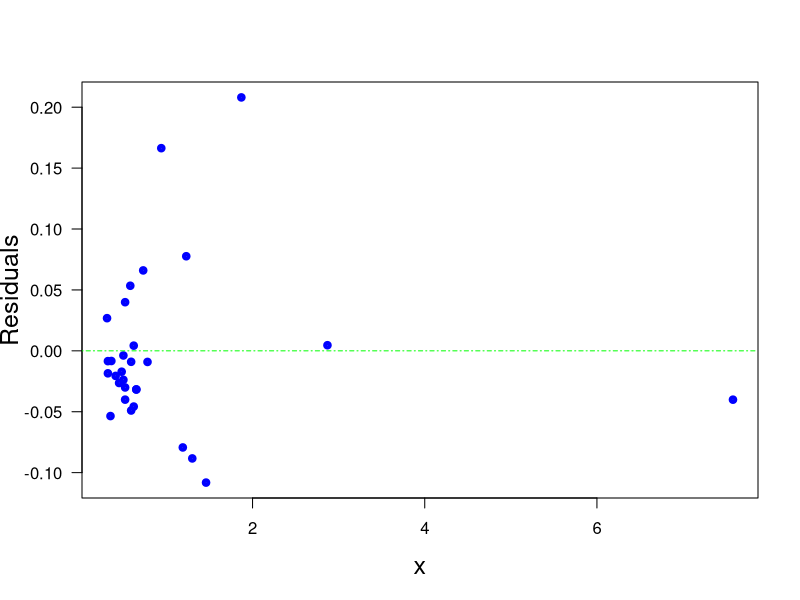

This chart was generated by the following R code:
print('file: MMnonlinearFit2Res.R')
# Michaelis-Menten: non-linear regression 
# ---------------------------------------------------
# data: II
  x = c(0.31, 0.32, 0.32, 0.35, 0.36, 0.41, 0.45, 0.48, 0.50, 0.50, 0.52, 0.52,
        0.52, 0.58, 0.59, 0.59,0.62, 0.62, 0.65, 0.65, 0.73, 0.78, 0.94, 1.19, 
        1.23, 1.30, 1.46, 1.87, 2.87, 7.58)
  y = c(0.57, 0.54, 0.55, 0.55, 0.61, 0.67, 0.72, 0.77, 0.81, 0.79, 0.80, 0.81,
        0.88, 0.97, 0.88, 0.92,0.97, 0.92, 0.97, 0.97, 1.16, 1.14, 1.48, 1.46, 
        1.65, 1.54, 1.64, 2.22, 2.48, 3.34)
n = length(x); print(c(n,'n sample size'))
alpha = 4 # true Vmax
beta  = 2 # true half-saturation constant K
# non-linear regression: you have to choose start values for model parameters
astart = 5; print(c(astart,'start value for alpha = Vmax'))
bstart = 3; print(c(bstart,'start value for beta = K'))
NLs = summary(nls(y ~ a*x/(x+b),start=list(a=astart,b=bstart)))
aNL = NLs$coefficients[1]; bNL = NLs$coefficients[2]
uaNL = NLs$coefficients[3]; ubNL = NLs$coefficients[4]
print(c('estimated alpha = ',round(aNL,2),'+-',round(uaNL,2)))
print(c('estimated  beta = ',round(bNL,2),'+-',round(ubNL,2)))
resNL = NLs$residuals
# residuals for non-linear regression for data set II
# png('MichaelisIIResNL210228.png',width=16,height=12,units='cm',res=300)
plot(x,resNL,type='p',lwd=4,col='blue',xlab='x',ylab='Residuals',las=1,cex=0.6,cex.lab=1.5)
abline(h=0,col='green',lty=4)
# dev.off()
